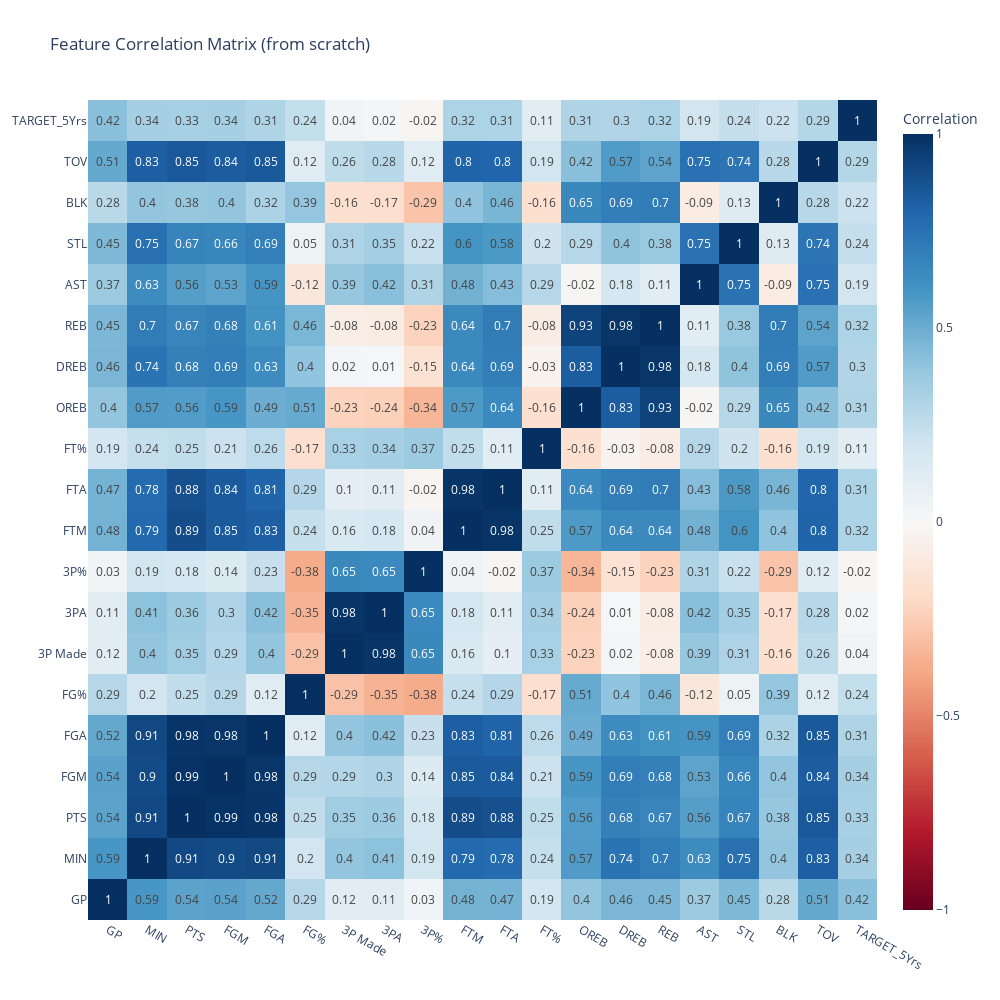

Notebook code for this chart:
### Markdown cell above
# 2. EDA
- Feature correlation
- Outliers
- Histogram

### Code cell
# Feature correlation
numeric_cols = df.select_dtypes(include=[int,float]).columns
corr_matrix = df[numeric_cols].corr().round(4)

fig = go.Figure(
    data=go.Heatmap(
        z=corr_matrix.values,
        x=corr_matrix.columns,
        y=corr_matrix.index,
        colorscale='RdBu',
        zmin=-1,
        zmax=1,
        colorbar=dict(title="Correlation"),
        text=np.round(corr_matrix.values, 2),
        texttemplate="%{text}"
    )
)

fig.update_layout(
    title="Feature Correlation Matrix (from scratch)",
    width=1000,
    height=1000
)
fig.show()

### Figure 1 — Plotly figure (JSON) as saved in the notebook; plotly's stock layout.template omitted (floating-point values rounded to 4 significant figures; data arrays with more than 128 entries replaced by an {"elided": "..."} marker saying what was removed)
{"data": [{"colorbar": {"title": {"text": "Correlation"}}, "colorscale": [[0, "rgb(103,0,31)"], [0.1, "rgb(178,24,43)"], [0.2, "rgb(214,96,77)"], [0.3, "rgb(244,165,130)"], [0.4, "rgb(253,219,199)"], [0.5, "rgb(247,247,247)"], [0.6, "rgb(209,229,240)"], [0.7, "rgb(146,197,222)"], [0.8, "rgb(67,147,195)"], [0.9, "rgb(33,102,172)"], [1, "rgb(5,48,97)"]], "text": {"elided": "20x20 float values"}, "texttemplate": "%{text}", "type": "heatmap", "x": ["GP", "MIN", "PTS", "FGM", "FGA", "FG%", "3P Made", "3PA", "3P%", "FTM", "FTA", "FT%", "OREB", "DREB", "REB", "AST", "STL", "BLK", "TOV", "TARGET_5Yrs"], "y": ["GP", "MIN", "PTS", "FGM", "FGA", "FG%", "3P Made", "3PA", "3P%", "FTM", "FTA", "FT%", "OREB", "DREB", "REB", "AST", "STL", "BLK", "TOV", "TARGET_5Yrs"], "z": {"elided": "20x20 float values"}, "zmax": 1, "zmin": -1}], "layout": {"height": 1000, "title": {"text": "Feature Correlation Matrix (from scratch)"}, "width": 1000}}
